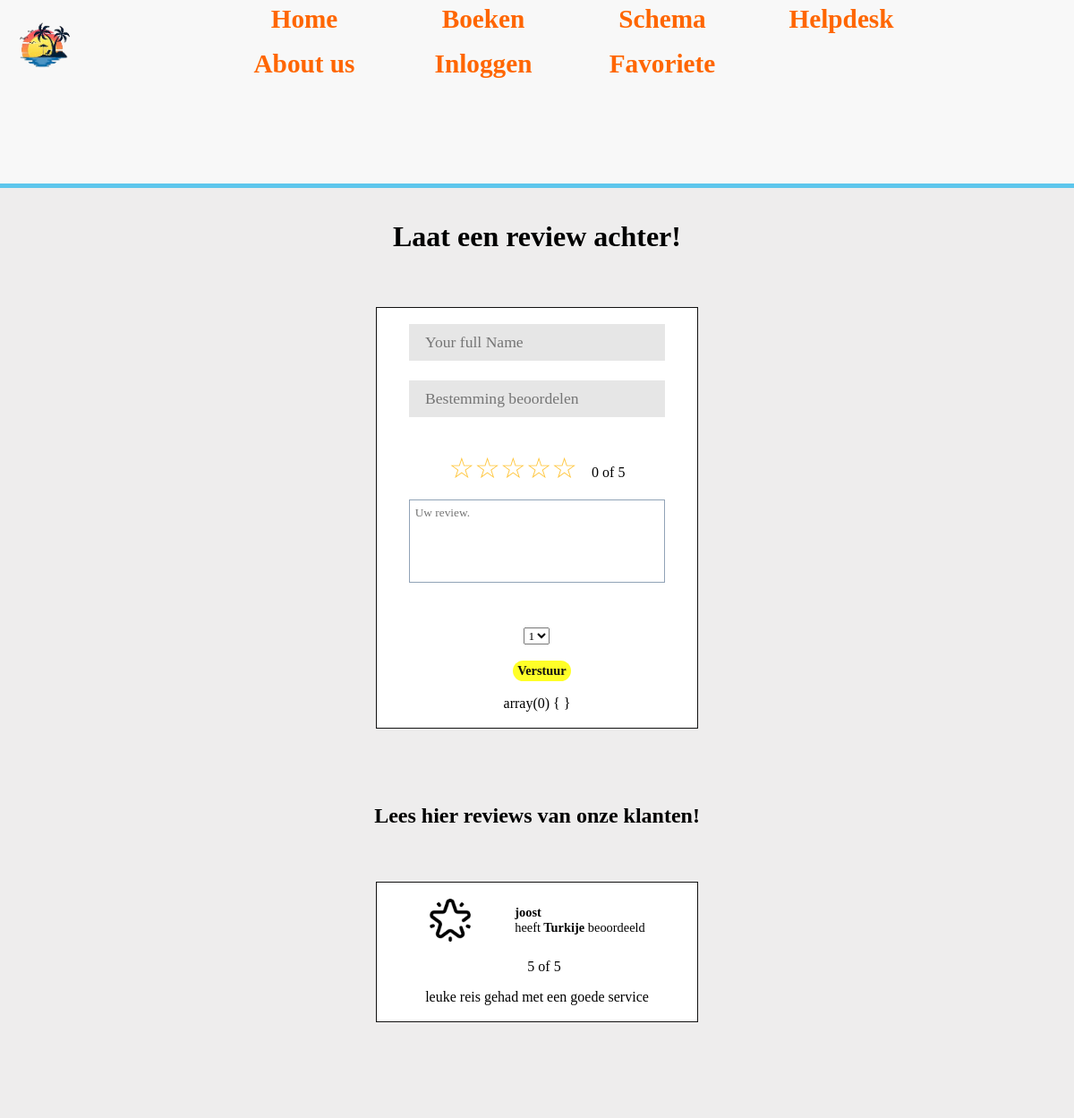
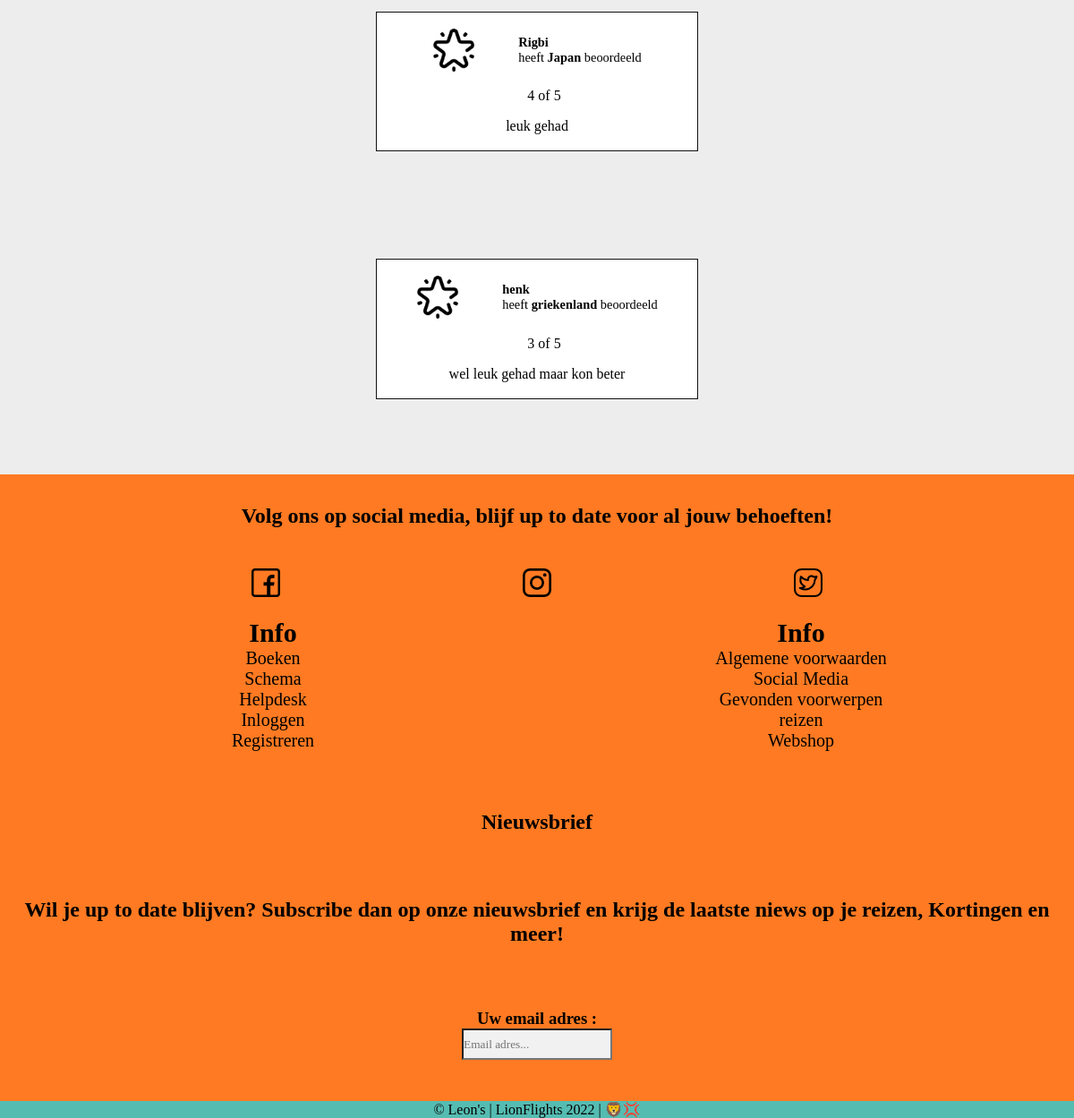
Page /revieuw.php on the committed database (2 pictures, top to bottom).
### tables this page shows
CREATE TABLE `reviews` (
  `ID` int(11) NOT NULL,
  `vluchtID` int(6) NOT NULL,
  `naam` varchar(255) NOT NULL,
  `bericht` text NOT NULL,
  `rating` int(1) NOT NULL,
  `bestemming` varchar(255) NOT NULL,
  `validate` tinyint(4) NOT NULL
);

### includes/reviews_page.php (the view, shortened to what this page needs)
<?php
require_once("connecter.php");
$result['validate'] = 1;
$sql = "select * FROM reviews WHERE validate = :validate";
$stmt = $connect->prepare($sql);
$stmt->bindParam(':validate', $result['validate']);
$stmt->execute();
$results = $stmt->fetchAll();
    foreach($results as $result){
?>
        <div class="review">
            <div class="user-rating">
            <div class="user-review">
            <div class="user-img">
                       <img src="igv/img/star.png" alt="">
                    </div>
                    <p><b><?php echo $result['naam']; ?></b><br> heeft<b> <?php echo $result['bestemming']; ?></b> beoordeeld</p>
                </div>
                <div class="star-rating">
                    <p class="current-rating"><?php echo $result['rating']; ?> of 5</p>
                </div>
                <p><?php echo $result['bericht']; ?></p>
            </div>
        </div>
<?php
    }
?>

### css/revieuws.css (style rules this page uses)
* { margin: 0; padding: 0; box-sizing: border-box; font-family: "Kanit", sans-serif; font-family: "Macondo", cursive; }
.review-page .review { display: flex; justify-content: center; align-items: center; padding: 5% 0; }
.review-page .review .user-rating { display: flex; justify-content: center; align-items: center; flex-direction: column; width: 30%; background: white; border: 1px solid #111111; padding: 1.5% 3%; gap: 1rem; }
.review-page .review .user-rating .user-review { display: flex; gap: 3rem; }
.review-page .review .user-rating .user-review .user-img { display: flex; justify-content: center; align-items: center; height: 6vh; width: 6vh; border-radius: 50%; overflow: hidden; }
.review-page .review .user-rating .user-review .user-img img { height: 6vh; width: 6vh; }
.review-page .review .user-rating .user-review p { text-align: left; font-size: 0.9em; margin: auto 0; }
.star-rating { display: flex; justify-content: center; align-items: center; width: auto; gap: 1rem; }
.star-rating .current-rating { margin-top: 5%; }

### css/footer.css (style rules this page uses)
* { text-decoration: none; color: black; }

### rows in the picture
reviews: naam "joost", bestemming "Turkije", rating "5", bericht "leuke reis gehad met een goede service"
reviews: naam "Rigbi", bestemming "Japan", rating "4", bericht "leuk gehad"
reviews: naam "henk", bestemming "griekenland", rating "3", bericht "wel leuk gehad maar kon beter"
